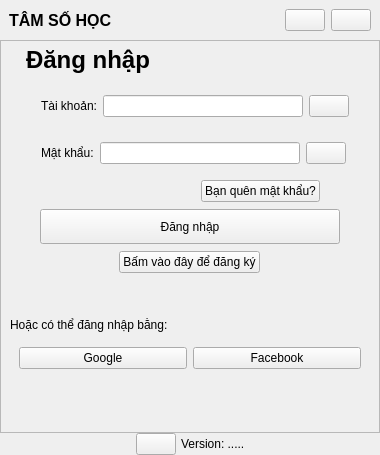
<?xml version="1.0" encoding="UTF-8"?>
<ui version="4.0">
 <class>LoginMainWindow</class>
 <widget class="QMainWindow" name="LoginMainWindow">
  <property name="geometry">
   <rect>
    <x>0</x>
    <y>0</y>
    <width>374</width>
    <height>455</height>
   </rect>
  </property>
  <property name="windowTitle">
   <string>MainWindow</string>
  </property>
  <widget class="QWidget" name="centralwidget">
   <layout class="QVBoxLayout" name="verticalLayout">
    <property name="spacing">
     <number>0</number>
    </property>
    <property name="leftMargin">
     <number>0</number>
    </property>
    <property name="topMargin">
     <number>0</number>
    </property>
    <property name="rightMargin">
     <number>0</number>
    </property>
    <property name="bottomMargin">
     <number>0</number>
    </property>
    <item>
     <widget class="QWidget" name="frm_title" native="true">
      <property name="minimumSize">
       <size>
        <width>0</width>
        <height>40</height>
       </size>
      </property>
      <property name="maximumSize">
       <size>
        <width>16777215</width>
        <height>40</height>
       </size>
      </property>
      <layout class="QHBoxLayout" name="horizontalLayout">
       <property name="topMargin">
        <number>5</number>
       </property>
       <property name="bottomMargin">
        <number>5</number>
       </property>
       <item>
        <widget class="QLabel" name="lb_title">
         <property name="font">
          <font>
           <pointsize>12</pointsize>
           <bold>true</bold>
          </font>
         </property>
         <property name="text">
          <string>TÂM SỐ HỌC</string>
         </property>
        </widget>
       </item>
       <item>
        <spacer name="spacer">
         <property name="orientation">
          <enum>Qt::Horizontal</enum>
         </property>
         <property name="sizeHint" stdset="0">
          <size>
           <width>536</width>
           <height>20</height>
          </size>
         </property>
        </spacer>
       </item>
       <item>
        <widget class="QPushButton" name="btn_minisize">
         <property name="text">
          <string/>
         </property>
        </widget>
       </item>
       <item>
        <widget class="QPushButton" name="btn_end">
         <property name="text">
          <string/>
         </property>
        </widget>
       </item>
      </layout>
     </widget>
    </item>
    <item>
     <widget class="QStackedWidget" name="frm_main">
      <property name="maximumSize">
       <size>
        <width>16777210</width>
        <height>16777215</height>
       </size>
      </property>
      <property name="frameShape">
       <enum>QFrame::StyledPanel</enum>
      </property>
      <property name="frameShadow">
       <enum>QFrame::Raised</enum>
      </property>
      <property name="currentIndex">
       <number>0</number>
      </property>
      <widget class="QWidget" name="frm_login">
       <layout class="QVBoxLayout" name="verticalLayout_4">
        <property name="spacing">
         <number>0</number>
        </property>
        <property name="leftMargin">
         <number>0</number>
        </property>
        <property name="topMargin">
         <number>0</number>
        </property>
        <property name="rightMargin">
         <number>0</number>
        </property>
        <property name="bottomMargin">
         <number>0</number>
        </property>
        <item>
         <widget class="QWidget" name="frm_login_top" native="true">
          <property name="maximumSize">
           <size>
            <width>16777215</width>
            <height>16777215</height>
           </size>
          </property>
          <layout class="QVBoxLayout" name="verticalLayout_10">
           <property name="spacing">
            <number>7</number>
           </property>
           <property name="leftMargin">
            <number>10</number>
           </property>
           <property name="topMargin">
            <number>0</number>
           </property>
           <property name="rightMargin">
            <number>10</number>
           </property>
           <property name="bottomMargin">
            <number>0</number>
           </property>
           <item>
            <widget class="QWidget" name="frm_login_top_2" native="true">
             <property name="maximumSize">
              <size>
               <width>16777215</width>
               <height>60</height>
              </size>
             </property>
             <layout class="QHBoxLayout" name="horizontalLayout_9">
              <property name="spacing">
               <number>0</number>
              </property>
              <property name="leftMargin">
               <number>15</number>
              </property>
              <property name="topMargin">
               <number>5</number>
              </property>
              <property name="rightMargin">
               <number>0</number>
              </property>
              <property name="bottomMargin">
               <number>5</number>
              </property>
              <item>
               <widget class="QLabel" name="lb_login">
                <property name="font">
                 <font>
                  <pointsize>18</pointsize>
                  <bold>true</bold>
                 </font>
                </property>
                <property name="text">
                 <string>Đăng nhập</string>
                </property>
               </widget>
              </item>
             </layout>
            </widget>
           </item>
           <item alignment="Qt::AlignLeft">
            <widget class="QWidget" name="frm_login_account" native="true">
             <layout class="QHBoxLayout" name="horizontalLayout_4">
              <property name="leftMargin">
               <number>30</number>
              </property>
              <property name="topMargin">
               <number>9</number>
              </property>
              <property name="rightMargin">
               <number>15</number>
              </property>
              <property name="bottomMargin">
               <number>9</number>
              </property>
              <item>
               <widget class="QLabel" name="lb_login_account">
                <property name="maximumSize">
                 <size>
                  <width>16777215</width>
                  <height>16777215</height>
                 </size>
                </property>
                <property name="text">
                 <string>Tài khoản:</string>
                </property>
               </widget>
              </item>
              <item>
               <widget class="QLineEdit" name="le_login_account">
                <property name="minimumSize">
                 <size>
                  <width>200</width>
                  <height>0</height>
                 </size>
                </property>
                <property name="maximumSize">
                 <size>
                  <width>16777215</width>
                  <height>16777215</height>
                 </size>
                </property>
               </widget>
              </item>
              <item>
               <widget class="QPushButton" name="btn_login_account">
                <property name="text">
                 <string/>
                </property>
               </widget>
              </item>
             </layout>
            </widget>
           </item>
           <item alignment="Qt::AlignLeft">
            <widget class="QWidget" name="frm_login_password" native="true">
             <layout class="QHBoxLayout" name="horizontalLayout_3">
              <property name="leftMargin">
               <number>30</number>
              </property>
              <property name="rightMargin">
               <number>15</number>
              </property>
              <item>
               <widget class="QLabel" name="lb_login_password">
                <property name="maximumSize">
                 <size>
                  <width>16777215</width>
                  <height>16777215</height>
                 </size>
                </property>
                <property name="text">
                 <string>Mật khẩu:</string>
                </property>
               </widget>
              </item>
              <item>
               <widget class="QLineEdit" name="le_login_password">
                <property name="minimumSize">
                 <size>
                  <width>200</width>
                  <height>0</height>
                 </size>
                </property>
                <property name="maximumSize">
                 <size>
                  <width>16777215</width>
                  <height>16777215</height>
                 </size>
                </property>
                <property name="sizeIncrement">
                 <size>
                  <width>120</width>
                  <height>0</height>
                 </size>
                </property>
               </widget>
              </item>
              <item>
               <widget class="QPushButton" name="btn_login_password">
                <property name="text">
                 <string/>
                </property>
               </widget>
              </item>
             </layout>
            </widget>
           </item>
           <item>
            <widget class="QWidget" name="widget_3" native="true">
             <property name="maximumSize">
              <size>
               <width>16777215</width>
               <height>100</height>
              </size>
             </property>
             <layout class="QHBoxLayout" name="horizontalLayout_2">
              <property name="spacing">
               <number>0</number>
              </property>
              <property name="leftMargin">
               <number>190</number>
              </property>
              <property name="topMargin">
               <number>0</number>
              </property>
              <property name="rightMargin">
               <number>15</number>
              </property>
              <property name="bottomMargin">
               <number>0</number>
              </property>
              <item>
               <widget class="QPushButton" name="btn_login_forget">
                <property name="maximumSize">
                 <size>
                  <width>150</width>
                  <height>16777215</height>
                 </size>
                </property>
                <property name="text">
                 <string>Bạn quên mật khẩu?</string>
                </property>
               </widget>
              </item>
              <item>
               <spacer name="horizontalSpacer_2">
                <property name="orientation">
                 <enum>Qt::Horizontal</enum>
                </property>
                <property name="sizeHint" stdset="0">
                 <size>
                  <width>40</width>
                  <height>20</height>
                 </size>
                </property>
               </spacer>
              </item>
             </layout>
            </widget>
           </item>
           <item alignment="Qt::AlignHCenter">
            <widget class="QPushButton" name="btn_login_enter">
             <property name="minimumSize">
              <size>
               <width>300</width>
               <height>35</height>
              </size>
             </property>
             <property name="maximumSize">
              <size>
               <width>300</width>
               <height>35</height>
              </size>
             </property>
             <property name="text">
              <string>Đăng nhập</string>
             </property>
            </widget>
           </item>
           <item alignment="Qt::AlignHCenter">
            <widget class="QPushButton" name="btn_login_reges">
             <property name="minimumSize">
              <size>
               <width>0</width>
               <height>0</height>
              </size>
             </property>
             <property name="maximumSize">
              <size>
               <width>16777215</width>
               <height>16777215</height>
              </size>
             </property>
             <property name="text">
              <string>Bấm vào đây để đăng ký</string>
             </property>
            </widget>
           </item>
          </layout>
         </widget>
        </item>
        <item>
         <widget class="QWidget" name="widget" native="true">
          <layout class="QVBoxLayout" name="verticalLayout_5">
           <property name="topMargin">
            <number>0</number>
           </property>
           <item>
            <spacer name="verticalSpacer_4">
             <property name="orientation">
              <enum>Qt::Vertical</enum>
             </property>
             <property name="sizeHint" stdset="0">
              <size>
               <width>20</width>
               <height>40</height>
              </size>
             </property>
            </spacer>
           </item>
           <item>
            <widget class="QLabel" name="label">
             <property name="text">
              <string>Hoặc có thể đăng nhập bằng:</string>
             </property>
            </widget>
           </item>
           <item>
            <widget class="QWidget" name="widget_4" native="true">
             <layout class="QHBoxLayout" name="horizontalLayout_10">
              <item>
               <widget class="QPushButton" name="btn_login_google">
                <property name="text">
                 <string>Google</string>
                </property>
               </widget>
              </item>
              <item>
               <widget class="QPushButton" name="btn_login_facbook">
                <property name="text">
                 <string>Facebook</string>
                </property>
               </widget>
              </item>
             </layout>
            </widget>
           </item>
           <item>
            <spacer name="verticalSpacer">
             <property name="orientation">
              <enum>Qt::Vertical</enum>
             </property>
             <property name="sizeHint" stdset="0">
              <size>
               <width>20</width>
               <height>40</height>
              </size>
             </property>
            </spacer>
           </item>
          </layout>
         </widget>
        </item>
       </layout>
      </widget>
      <widget class="QWidget" name="frm_regis">
       <layout class="QVBoxLayout" name="verticalLayout_2">
        <property name="spacing">
         <number>0</number>
        </property>
        <property name="leftMargin">
         <number>0</number>
        </property>
        <property name="topMargin">
         <number>0</number>
        </property>
        <property name="rightMargin">
         <number>0</number>
        </property>
        <property name="bottomMargin">
         <number>0</number>
        </property>
        <item>
         <widget class="QWidget" name="frm_regis_top_5" native="true">
          <layout class="QVBoxLayout" name="verticalLayout_11">
           <property name="spacing">
            <number>7</number>
           </property>
           <property name="leftMargin">
            <number>10</number>
           </property>
           <property name="topMargin">
            <number>0</number>
           </property>
           <property name="rightMargin">
            <number>10</number>
           </property>
           <property name="bottomMargin">
            <number>0</number>
           </property>
           <item>
            <widget class="QWidget" name="frm_regis_top" native="true">
             <layout class="QHBoxLayout" name="horizontalLayout_12">
              <property name="spacing">
               <number>0</number>
              </property>
              <property name="leftMargin">
               <number>15</number>
              </property>
              <property name="topMargin">
               <number>5</number>
              </property>
              <property name="rightMargin">
               <number>0</number>
              </property>
              <property name="bottomMargin">
               <number>5</number>
              </property>
              <item>
               <widget class="QLabel" name="lb_regis_top">
                <property name="font">
                 <font>
                  <pointsize>18</pointsize>
                  <bold>true</bold>
                 </font>
                </property>
                <property name="text">
                 <string>Đăng ký</string>
                </property>
               </widget>
              </item>
             </layout>
            </widget>
           </item>
           <item>
            <widget class="QFrame" name="frame">
             <property name="frameShape">
              <enum>QFrame::StyledPanel</enum>
             </property>
             <property name="frameShadow">
              <enum>QFrame::Raised</enum>
             </property>
             <layout class="QVBoxLayout" name="verticalLayout_16">
              <property name="spacing">
               <number>0</number>
              </property>
              <item>
               <widget class="QWidget" name="frm_regis_account_3" native="true">
                <layout class="QHBoxLayout" name="horizontalLayout_21">
                 <property name="leftMargin">
                  <number>15</number>
                 </property>
                 <property name="rightMargin">
                  <number>15</number>
                 </property>
                 <item>
                  <widget class="QLabel" name="lb_regis_account_3">
                   <property name="text">
                    <string>Email:</string>
                   </property>
                  </widget>
                 </item>
                 <item alignment="Qt::AlignRight">
                  <widget class="QLineEdit" name="le_regis_account_3">
                   <property name="minimumSize">
                    <size>
                     <width>200</width>
                     <height>0</height>
                    </size>
                   </property>
                  </widget>
                 </item>
                 <item>
                  <widget class="QPushButton" name="btn_regis_account_3">
                   <property name="text">
                    <string/>
                   </property>
                  </widget>
                 </item>
                </layout>
               </widget>
              </item>
              <item>
               <widget class="QWidget" name="frm_regis_account" native="true">
                <layout class="QHBoxLayout" name="horizontalLayout_5">
                 <property name="leftMargin">
                  <number>15</number>
                 </property>
                 <property name="rightMargin">
                  <number>15</number>
                 </property>
                 <item>
                  <widget class="QLabel" name="lb_regis_account">
                   <property name="text">
                    <string>Tài khoản:</string>
                   </property>
                  </widget>
                 </item>
                 <item alignment="Qt::AlignRight">
                  <widget class="QLineEdit" name="le_regis_account">
                   <property name="minimumSize">
                    <size>
                     <width>200</width>
                     <height>0</height>
                    </size>
                   </property>
                  </widget>
                 </item>
                 <item>
                  <widget class="QPushButton" name="btn_regis_account">
                   <property name="text">
                    <string/>
                   </property>
                  </widget>
                 </item>
                </layout>
               </widget>
              </item>
              <item>
               <widget class="QWidget" name="frm_regis_password" native="true">
                <layout class="QHBoxLayout" name="horizontalLayout_6">
                 <property name="leftMargin">
                  <number>15</number>
                 </property>
                 <property name="rightMargin">
                  <number>15</number>
                 </property>
                 <item>
                  <widget class="QLabel" name="lb_regis_password">
                   <property name="text">
                    <string>Mật khẩu:</string>
                   </property>
                  </widget>
                 </item>
                 <item alignment="Qt::AlignRight">
                  <widget class="QLineEdit" name="le_regis_password">
                   <property name="minimumSize">
                    <size>
                     <width>200</width>
                     <height>0</height>
                    </size>
                   </property>
                  </widget>
                 </item>
                 <item>
                  <widget class="QPushButton" name="btn_regis_password">
                   <property name="text">
                    <string/>
                   </property>
                  </widget>
                 </item>
                </layout>
               </widget>
              </item>
             </layout>
            </widget>
           </item>
          </layout>
         </widget>
        </item>
        <item>
         <widget class="QWidget" name="widget_2" native="true">
          <layout class="QVBoxLayout" name="verticalLayout_3">
           <item alignment="Qt::AlignHCenter">
            <widget class="QPushButton" name="btn_regis_enter">
             <property name="minimumSize">
              <size>
               <width>300</width>
               <height>35</height>
              </size>
             </property>
             <property name="maximumSize">
              <size>
               <width>300</width>
               <height>35</height>
              </size>
             </property>
             <property name="text">
              <string>Đăng ký</string>
             </property>
            </widget>
           </item>
           <item alignment="Qt::AlignHCenter">
            <widget class="QPushButton" name="btn_regis_back">
             <property name="text">
              <string>Quay lại đăng nhập</string>
             </property>
            </widget>
           </item>
           <item>
            <spacer name="verticalSpacer_2">
             <property name="orientation">
              <enum>Qt::Vertical</enum>
             </property>
             <property name="sizeHint" stdset="0">
              <size>
               <width>20</width>
               <height>40</height>
              </size>
             </property>
            </spacer>
           </item>
          </layout>
         </widget>
        </item>
       </layout>
      </widget>
      <widget class="QWidget" name="frm_forget">
       <layout class="QVBoxLayout" name="verticalLayout_6">
        <property name="spacing">
         <number>7</number>
        </property>
        <property name="leftMargin">
         <number>25</number>
        </property>
        <property name="rightMargin">
         <number>25</number>
        </property>
        <item>
         <widget class="QLabel" name="lb_forget_password">
          <property name="font">
           <font>
            <pointsize>18</pointsize>
            <bold>true</bold>
           </font>
          </property>
          <property name="text">
           <string>Quên mật khẩu?</string>
          </property>
         </widget>
        </item>
        <item>
         <widget class="QLabel" name="lb_forget_password_un">
          <property name="font">
           <font>
            <pointsize>10</pointsize>
           </font>
          </property>
          <property name="text">
           <string>Nhập địa chỉ email để lấy lại mật khẩu</string>
          </property>
         </widget>
        </item>
        <item>
         <widget class="QLabel" name="lb_forget_account">
          <property name="text">
           <string>Tên đăng nhập:</string>
          </property>
         </widget>
        </item>
        <item>
         <widget class="QLineEdit" name="le_forget_account"/>
        </item>
        <item>
         <widget class="QLabel" name="lb_forget_email">
          <property name="text">
           <string>Địa chỉ email:</string>
          </property>
         </widget>
        </item>
        <item>
         <widget class="QLineEdit" name="le_forget_email"/>
        </item>
        <item>
         <layout class="QHBoxLayout" name="horizontalLayout_8">
          <item>
           <widget class="QLineEdit" name="le_forget_captcha"/>
          </item>
          <item>
           <widget class="QLabel" name="lb_forget_captcha">
            <property name="text">
             <string>Nhập mã capcha</string>
            </property>
           </widget>
          </item>
         </layout>
        </item>
        <item alignment="Qt::AlignHCenter">
         <widget class="QPushButton" name="btn_forget_enter">
          <property name="minimumSize">
           <size>
            <width>300</width>
            <height>35</height>
           </size>
          </property>
          <property name="maximumSize">
           <size>
            <width>300</width>
            <height>35</height>
           </size>
          </property>
          <property name="text">
           <string>Lấy lại mật khẩu</string>
          </property>
         </widget>
        </item>
        <item alignment="Qt::AlignHCenter">
         <widget class="QPushButton" name="btn_forget_back">
          <property name="minimumSize">
           <size>
            <width>120</width>
            <height>0</height>
           </size>
          </property>
          <property name="maximumSize">
           <size>
            <width>120</width>
            <height>16777215</height>
           </size>
          </property>
          <property name="text">
           <string>Trở về</string>
          </property>
         </widget>
        </item>
        <item>
         <spacer name="verticalSpacer_3">
          <property name="orientation">
           <enum>Qt::Vertical</enum>
          </property>
          <property name="sizeHint" stdset="0">
           <size>
            <width>20</width>
            <height>99</height>
           </size>
          </property>
         </spacer>
        </item>
       </layout>
      </widget>
     </widget>
    </item>
    <item>
     <widget class="QWidget" name="bot_frm" native="true">
      <layout class="QHBoxLayout" name="horizontalLayout_7">
       <property name="spacing">
        <number>5</number>
       </property>
       <property name="leftMargin">
        <number>0</number>
       </property>
       <property name="topMargin">
        <number>0</number>
       </property>
       <property name="rightMargin">
        <number>0</number>
       </property>
       <property name="bottomMargin">
        <number>0</number>
       </property>
       <item>
        <spacer name="horizontalSpacer">
         <property name="orientation">
          <enum>Qt::Horizontal</enum>
         </property>
         <property name="sizeHint" stdset="0">
          <size>
           <width>40</width>
           <height>20</height>
          </size>
         </property>
        </spacer>
       </item>
       <item>
        <widget class="QPushButton" name="btn_link_www">
         <property name="text">
          <string/>
         </property>
        </widget>
       </item>
       <item>
        <widget class="QLabel" name="lb_version">
         <property name="text">
          <string>Version: .....</string>
         </property>
        </widget>
       </item>
       <item>
        <spacer name="horizontalSpacer_3">
         <property name="orientation">
          <enum>Qt::Horizontal</enum>
         </property>
         <property name="sizeHint" stdset="0">
          <size>
           <width>40</width>
           <height>20</height>
          </size>
         </property>
        </spacer>
       </item>
      </layout>
     </widget>
    </item>
   </layout>
  </widget>
 </widget>
 <resources/>
 <connections/>
</ui>
